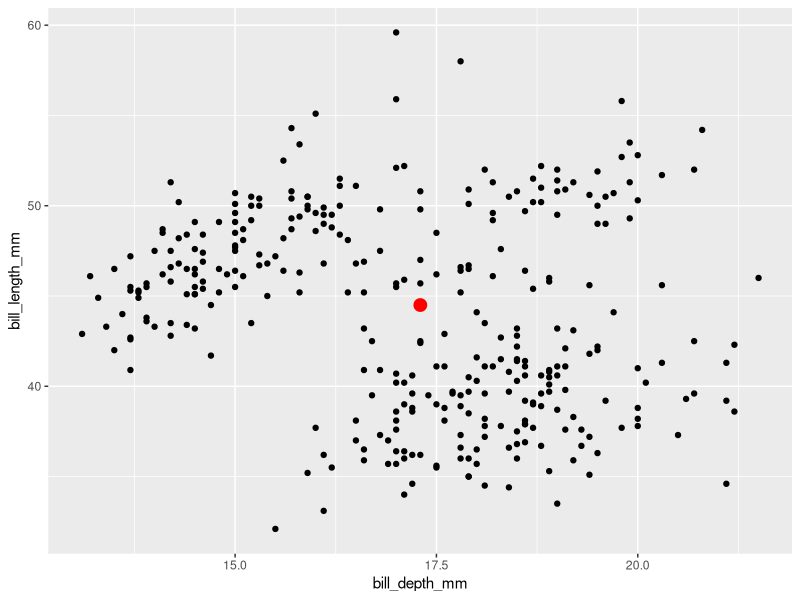
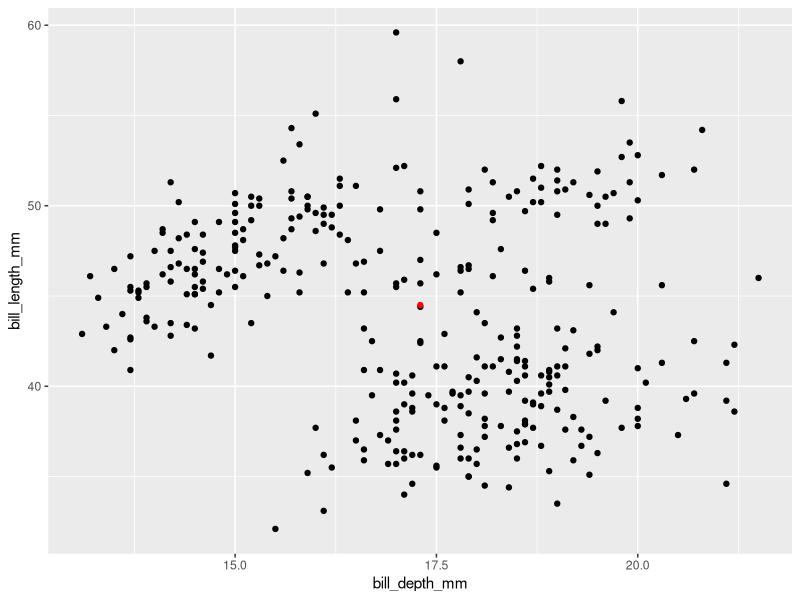
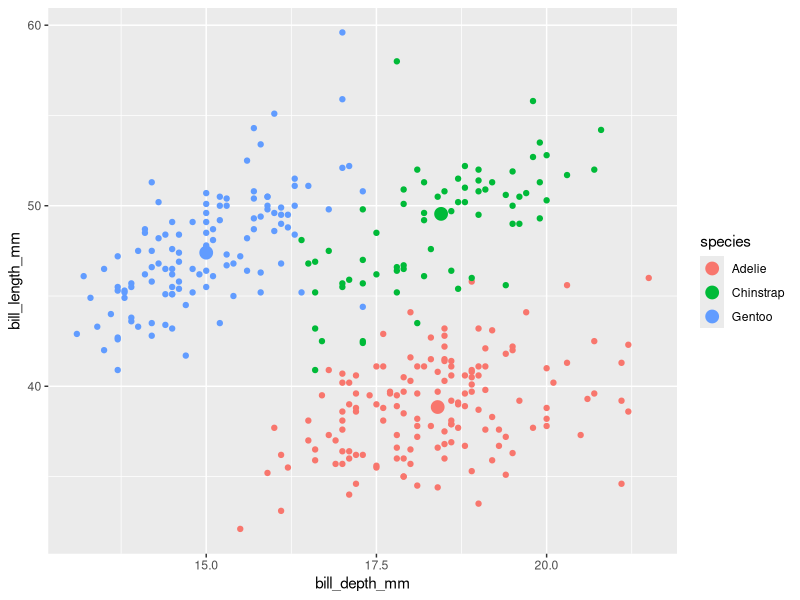
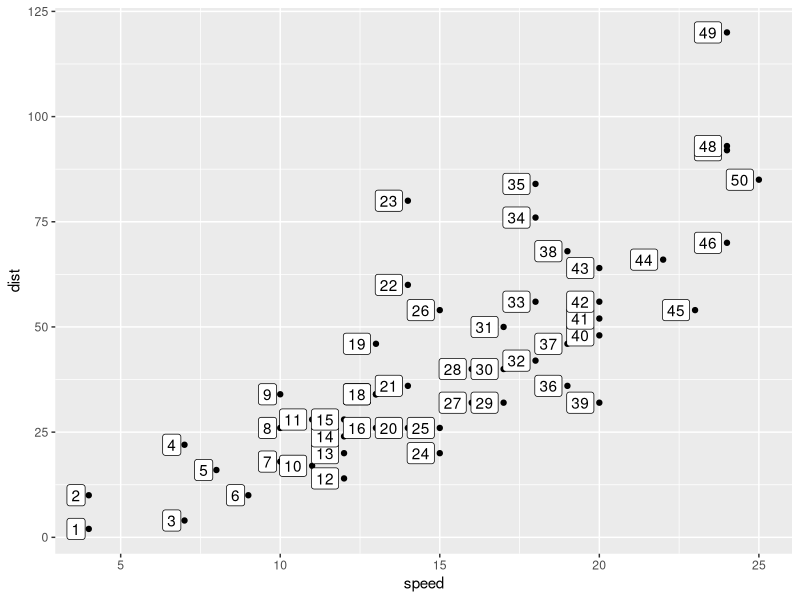
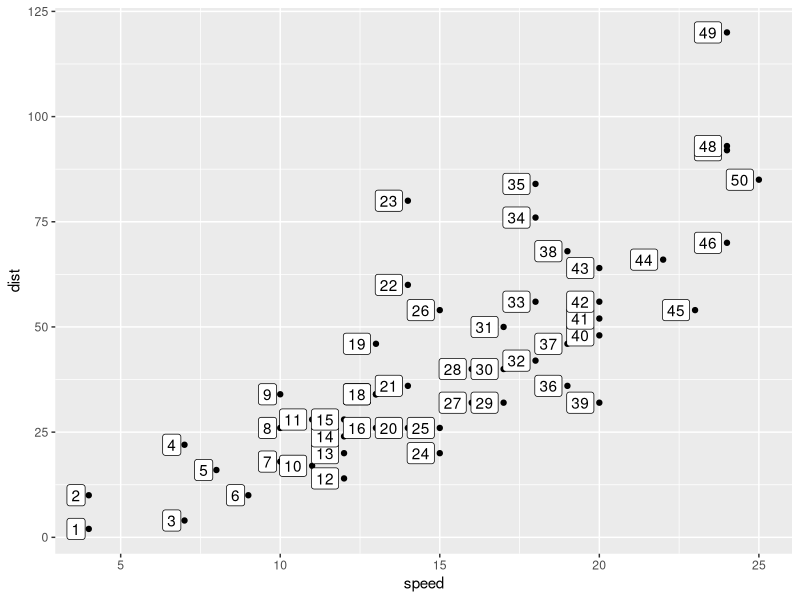
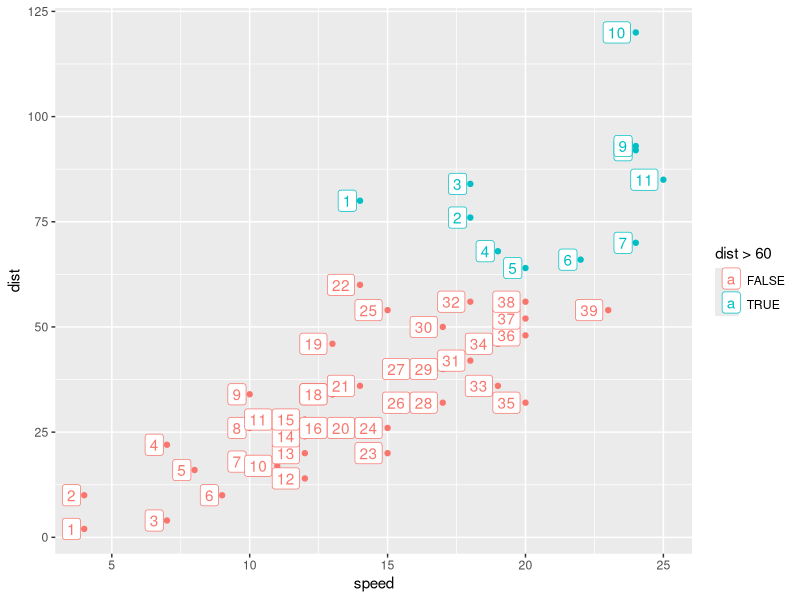
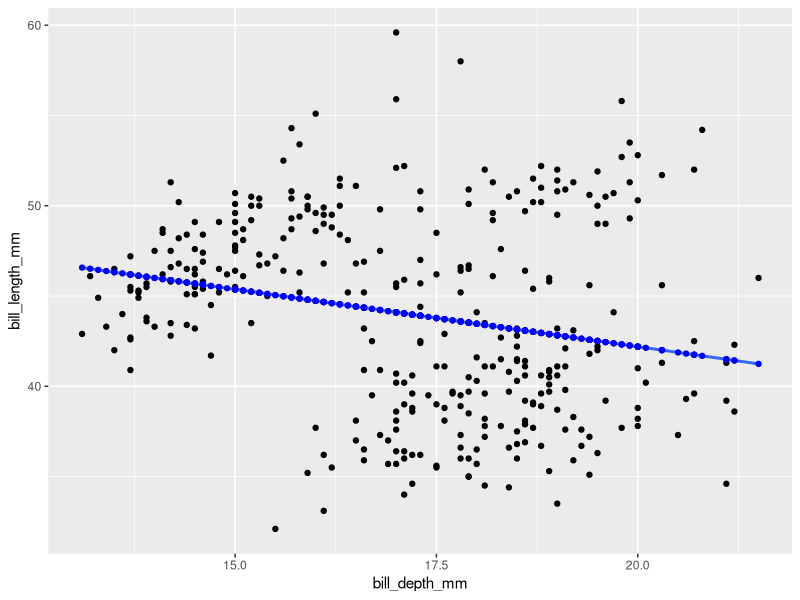
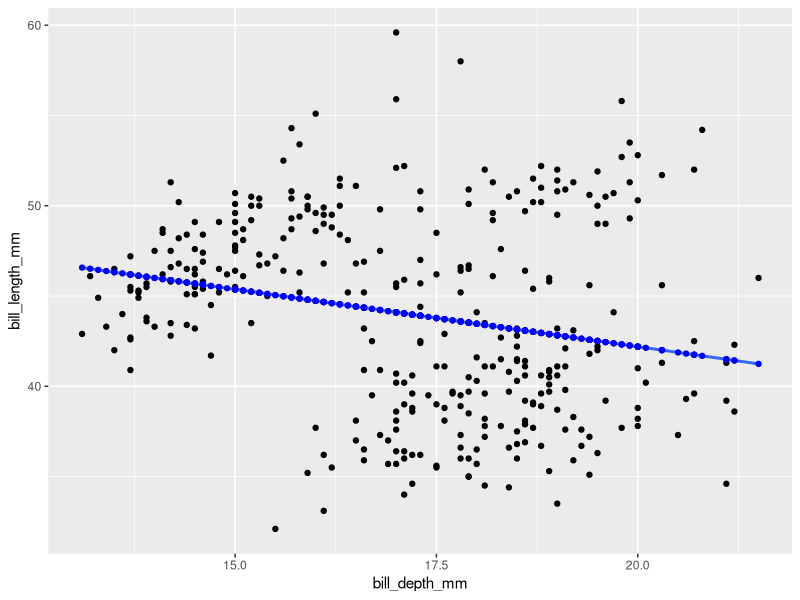

Here is the R script that generated these plots, in order:
## ---- chunk 1
#| label: setup
#| include: false
knitr::opts_chunk$set(echo = TRUE, message = F, warning = F)
## ---- chunk 2
#| label: penguins
library(tidyverse)
library(palmerpenguins)
penguins <- remove_missing(penguins)


penguins_medians <- penguins %>% 
  summarize(bill_length_mm_median = median(bill_length_mm),
            bill_depth_mm_median = median(bill_depth_mm))

penguins %>% 
  ggplot() + 
  aes(x = bill_depth_mm) + 
  aes(y = bill_length_mm) + 
  geom_point() + 
  geom_point(data = penguins_medians,
    color = "red", size = 4,
             aes(x = bill_depth_mm_median,
                 y = bill_length_mm_median))
## ---- chunk 3
#| label: compute_group_xy_medians
# Step 1.a
compute_group_xy_medians <- function(data, scales){ #  scales is used internally in ggplot2
  data %>% 
    summarize(x = median(x),
            y = median(y))
}

# Step 1.b
penguins %>%
  rename(x = bill_depth_mm,       # ggplot2 will work with 'aes' column names
         y = bill_length_mm) %>%  # therefore rename is required to used the compute function
  compute_group_xy_medians()
## ---- chunk 4
#| label: StatXYMedians
StatXYMedians <- ggplot2::ggproto(`_class` = "StatXYMedians",
                                  `_inherit` = ggplot2::Stat,
                                  required_aes = c("x", "y"),
                                  compute_group = compute_group_xy_medians)
## ---- chunk 5
#| label: geom_point_xy_medians
geom_point_xy_medians <- function(mapping = NULL, data = NULL,
                           position = "identity", na.rm = FALSE,
                           show.legend = NA,
                           inherit.aes = TRUE, ...) {
  ggplot2::layer(
    stat = StatXYMedians,        # proto object from step 2
    geom = ggplot2::GeomPoint,   # inherit other behavior
    data = data, 
    mapping = mapping,
    position = position, 
    show.legend = show.legend, 
    inherit.aes = inherit.aes,
    params = list(na.rm = na.rm, ...)
  )
}
## ---- chunk 6
#| label: enjoy_penguins
penguins %>%
  ggplot()+
  aes(x = bill_depth_mm, y = bill_length_mm)+
  geom_point()+
  geom_point_xy_medians(color = "red")
## ---- chunk 7
#| label: conditional_penguins
penguins %>%
  ggplot()+
  aes(x = bill_depth_mm, 
      y = bill_length_mm, 
      color = species)+
  geom_point()+
  geom_point_xy_medians(size = 4)
## ---- chunk 8
# step 0: use base ggplot2

# step 1: write your compute_group function (and test)

# step 2: write ggproto with compute_group as an input

# step 3: write your geom_*() function with ggproto as an input

# step 4: enjoy!


## ---- chunk 9
#| label: cars
cars %>% 
  mutate(id_number = 1:n()) %>% 
  ggplot() + 
  aes(x = speed, y = dist) + 
  geom_point() + 
  geom_label(aes(label = id_number), 
             hjust = 1.2)
## ---- chunk 10
#| label: compute_group_row_number
# you won't use the scales argument, but ggplot will later
compute_group_row_number <- function(data, scales){
  
  data %>% 
    # add an additional column called label
    # the geom we inherit from requires the label aesthetic
    mutate(label = 1:n())
  
}

# step 1b test the computation function 
cars %>% 
  # input must have required aesthetic inputs as columns
  rename(x = speed, y = dist) %>% 
  compute_group_row_number() %>% 
  head()
## ---- chunk 11
#| label: StatRownumber
StatRownumber <- ggplot2::ggproto(`_class` = "StatRownumber",
                                  `_inherit` = ggplot2::Stat,
                                  required_aes = c("x", "y"),
                                  compute_group = compute_group_row_number)
## ---- chunk 12
#| label: geom_label_row_number
geom_label_row_number <- function(mapping = NULL, data = NULL,
                           position = "identity", na.rm = FALSE,
                           show.legend = NA,
                           inherit.aes = TRUE, ...) {
  ggplot2::layer(
    stat = StatRownumber, # proto object from Step 2
    geom = ggplot2::GeomLabel, # inherit other behavior
    data = data, 
    mapping = mapping,
    position = position, 
    show.legend = show.legend, 
    inherit.aes = inherit.aes,
    params = list(na.rm = na.rm, ...)
  )
}
## ---- chunk 13
#| label: enjoy_again
cars %>% 
  ggplot() + 
  aes(x = speed, y = dist) + 
  geom_point() + 
  geom_label_row_number(hjust = 1.2) # function in action
## ---- chunk 14
#| label: conditional_compute
last_plot() + 
  aes(color = dist > 60) # Computation is within group
## ---- chunk 15
paste0("(", 1, ", ",3., ")")
## ---- chunk 16
# step 0: use base ggplot2

# step 1: write your compute_group function (and test)

# step 2: write ggproto with compute_group as an input

# step 3: write your geom_*() function with ggproto as an input

# step 4: enjoy!


## ---- chunk 17
#| label: fitted_1
model <- lm(formula = bill_length_mm ~ bill_depth_mm, 
            data = penguins) 

penguins_w_fitted <- penguins %>% 
  mutate(fitted = model$fitted.values)


penguins %>% 
  ggplot() + 
  aes(x = bill_depth_mm, y = bill_length_mm) +
  geom_point() + 
  geom_smooth(method = "lm", se = F) + 
  geom_point(data = penguins_w_fitted,
             aes(y = fitted),
             color = "blue")
## ---- chunk 18
#| label: fitted_2
compute_group_lm_fitted<- function(data, scales){
  model<-lm(formula= y ~ x, data = data)
  data %>% 
    mutate(y=model$fitted.values)
}

# test out the function
penguins %>%
  # rename to explicitly state the x and y inputs
  rename(x = bill_depth_mm, y = bill_length_mm)%>%
  compute_group_lm_fitted()
## ---- chunk 19
#| label: fitted_3
StatLmFitted<-ggplot2::ggproto(`_class` = "StatLmFitted",
                                  `_inherit` = ggplot2::Stat,
                                  required_aes = c("x", "y"),
                                  compute_group = compute_group_lm_fitted)
## ---- chunk 20
#| label: fitted_4
geom_point_lm_fitted <- function(mapping = NULL, data = NULL,
                           position = "identity", na.rm = FALSE,
                           show.legend = NA,
                           inherit.aes = TRUE, ...) {
  ggplot2::layer(
    stat = StatLmFitted, # proto object from step 2
    geom = ggplot2::GeomPoint, # inherit other behavior
    data = data, 
    mapping = mapping,
    position = position, 
    show.legend = show.legend, 
    inherit.aes = inherit.aes,
    params = list(na.rm = na.rm, ...)
  )
}
## ---- chunk 21
#| label: fitted_5
penguins %>% 
  ggplot() + 
  aes(x = bill_depth_mm, y = bill_length_mm) +
  geom_point() + 
  geom_smooth(method="lm", se= F)+
  geom_point_lm_fitted(color="blue")
## ---- chunk 22
#| label: fitted_6
penguins %>% 
  ggplot() + 
  aes(x = bill_depth_mm, y = bill_length_mm) +
  geom_point() + 
  geom_smooth(method="lm", se= F) +
  geom_point_lm_fitted() + 
  facet_wrap(facets = vars(species))
## ---- chunk 23
# step 0: use base ggplot2
model <- lm(formula = bill_length_mm ~ bill_depth_mm, 
            data = penguins) 

penguins_w_fitted <- penguins %>% 
  mutate(fitted = model$fitted.values)

penguins %>% 
  ggplot() + 
  aes(x = bill_depth_mm, y = bill_length_mm) +
  geom_point() + 
  geom_smooth(method = "lm", se = F) + 
  geom_segment(data = penguins_w_fitted,
             aes(yend = fitted, xend = bill_depth_mm),
             color = "blue")

# step 1: write your compute_group function (and test)

# step 2: write ggproto with compute_group as an input

# step 3: write your geom_*() function with ggproto as an input

# step 4: enjoy!


